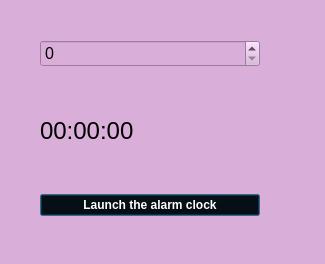
<?xml version="1.0" encoding="UTF-8"?>
<ui version="4.0">
 <class>SecondWindow</class>
 <widget class="QDialog" name="SecondWindow">
  <property name="geometry">
   <rect>
    <x>0</x>
    <y>0</y>
    <width>325</width>
    <height>264</height>
   </rect>
  </property>
  <property name="windowTitle">
   <string>Dialog</string>
  </property>
  <property name="styleSheet">
   <string notr="true">background-color: #D9AFD9;
background-image: linear-gradient(0deg, #D9AFD9 0%, #97D9E1 100%);
</string>
  </property>
  <widget class="QWidget" name="layoutWidget">
   <property name="geometry">
    <rect>
     <x>40</x>
     <y>40</y>
     <width>220</width>
     <height>176</height>
    </rect>
   </property>
   <layout class="QVBoxLayout" name="verticalLayout">
    <item>
     <widget class="QSpinBox" name="spinBox">
      <property name="font">
       <font>
        <pointsize>12</pointsize>
       </font>
      </property>
      <property name="maximum">
       <number>1000000</number>
      </property>
      <property name="singleStep">
       <number>1000</number>
      </property>
     </widget>
    </item>
    <item>
     <widget class="QLabel" name="label1">
      <property name="font">
       <font>
        <pointsize>18</pointsize>
       </font>
      </property>
      <property name="text">
       <string>00:00:00</string>
      </property>
     </widget>
    </item>
    <item>
     <widget class="QPushButton" name="pushButton">
      <property name="styleSheet">
       <string notr="true">position: relative;
  color: white;
  font-weight: bold;
  text-decoration: none;
  text-shadow: -1px -1px #000;
  user-select: none;
  padding: .8em 2em;
  outline: none;
  background-color: #000;
  background-image: linear-gradient(45deg, rgba(255,255,255,.0) 30%, rgba(255,255,255,.8), rgba(255,255,255,.0) 70%), radial-gradient(190% 100% at 50% 0%, rgba(255,255,255,.7) 0%, rgba(255,255,255,.5) 50%, rgba(0,0,0,0) 50%);
  background-repeat: no-repeat;
  background-size: 200% 100%, auto;
  background-position: 200% 0, 0 0;
  box-shadow: rgba(0,0,0,.3) 0 2px 5px;</string>
      </property>
      <property name="text">
       <string>Launch the alarm clock</string>
      </property>
     </widget>
    </item>
   </layout>
  </widget>
 </widget>
 <resources/>
 <connections/>
</ui>
